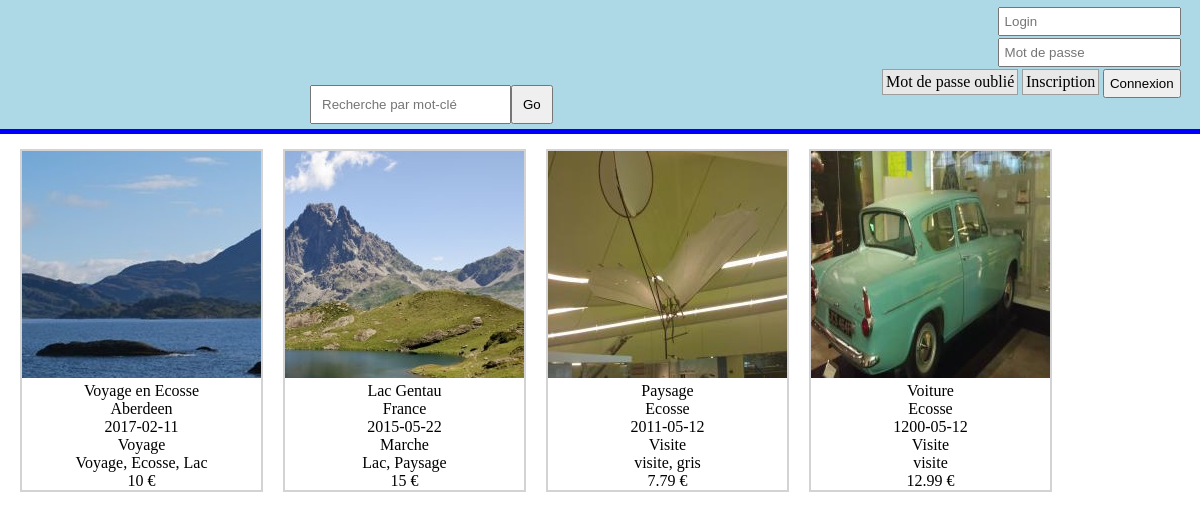
The page / on the database its author committed.
### tables this page shows
CREATE TABLE IF NOT EXISTS `image` (
  `id` int(11) NOT NULL AUTO_INCREMENT,
  `nom` varchar(50) NOT NULL,
  `lieu` varchar(50) NOT NULL,
  `date` date NOT NULL,
  `evenement` varchar(50) NOT NULL,
  `mot_cle` varchar(100) NOT NULL,
  `url` varchar(256) NOT NULL,
  `url_min` varchar(256) NOT NULL,
  `url_copyright` varchar(256) NOT NULL,
  `lien_page` varchar(256) NOT NULL,
  `prix` float NOT NULL,
  PRIMARY KEY (`id`)
);

### connexionbd.php (called while the page is built, shortened)
<?php
	require_once('BDD.php');
	$BDD = new BDD("root","site_php","","localhost");
?>

### BDD.php (called while the page is built, shortened)
<?php
require_once("image.php");
class BDD{
	private $user;
	private $password;
	private $host;
	private $bd_name;
	private $pdo;
	public function setUser($_user){
		$this->user = $_user;
	}
	public function setPassword($_password){
		$this->password = $_password;
	}
	public function setHost($_host){
		$this->host = $_host;
	}
	public function setBd_name($_bd_name){
		$this->bd_name = $_bd_name;
	}
	public function connexion(){
		try{
			$dsn = 'mysql:host='.$this->host.';port=3306;dbname='.$this->bd_name.'';
			$this->pdo = new PDO($dsn, $this->user, $this->password);
		}
		catch (Exception $e){
			die('Erreur : ' . $e->getMessage());
		}
	}
	public function select($_attribut,$_table,$_condition){
		$requete = "SELECT $_attribut FROM $_table";
		$res = $this->pdo->query($requete);
		return $res;
	}
}
?>

### index.php (the view, shortened to what this page needs)
<?php
require_once('form.php');
require_once('connexionbd.php');
?>
<!DOCTYPE html>
<html>
<head>
	<link rel="stylesheet" type="text/css" href="style.css">
	</head>
	<body>
		<div id="bandeau">
			<?php
				if(isset($_SESSION['id'],$_SESSION['mdp'],$_SESSION['mail'],$_SESSION['admin'])){
					echo "<a id='changer_Mdp' href='changer_mdp.php'>Changer de mot de passe</a>";
					echo "<a id='lienPanier' href='panier.php'>Panier</a>";
					if(isset($_SESSION['admin']) && $_SESSION['admin'] == 0){
						echo "<a id='pageUtilisateur' href='pageUtilisateur.php'>Mon espace</a>";
					}
					$form_deconnexion = new form("deconnexion","deconnexion.php","post","");
					$form_deconnexion->setsubmit("validerdeconnexion","Déconnexion");
					$form_deconnexion->getform();
				}
				else{
					$form_connexion = new form("connexion","form_connexion.php","post","");
					$form_connexion->setinput("text","id","Login",1);
					$form_connexion->setinput("password","mdp","Mot de passe",1);
					$form_connexion->setsubmit("validerconnexion","Connexion");
					$form_connexion->getform();
					echo "<a id='inscription' href='inscription.php'>Inscription</a>";
					echo "<a id='oubli_Mdp' href='oubli_Mdp.php'>Mot de passe oublié</a>";
				}
				echo "<div id='form_recherche'>";
				echo "</div>";
			?>
		</div>
		<div id="contenu">
			<?php
			if(isset($_SESSION['motcle'])){
				$resultat = $BDD->select("*","image","mot_cle like '%".$_SESSION['motcle']."%'");
				if($resultat == null){
					echo "<div id='pasImage'>";
					echo "Aucune image ne correspond avec ce mot clé";
					echo "</div>";
				}
				else{
					foreach ($resultat as $row) {
						$image = new Image($row[1],$row[2],$row[3],$row[4],$row[5],$row[6],$row[7],$row[8],$row[9],$row[10]);
						$afficheM = $image->afficheMiniature();
						echo $afficheM;
					}
					unset($_SESSION['motcle']);
				}
			}
			else{
				$resultat = $BDD->select("*","image","");
				foreach ($resultat as $row) {
					$image = new Image($row[1],$row[2],$row[3],$row[4],$row[5],$row[6],$row[7],$row[8],$row[9],$row[10]);
					$afficheM = $image->afficheMiniature();
					echo $afficheM;
				}
			}
			?>
		</div>
	</body>
	</html>

### form.php (shortened to what this page needs)
<?php
	class form{
		private $form;
		public function __construct($_name,$_action,$_method,$_enctype){
			$this->form = "<form name='".$_name."' action='".$_action."' method='".$_method."'";
			if($_enctype == ""){
				$this->form .=">";
			}
			else{
				$this->form .= " enctype='".$_enctype."'>";
			}
		}
		public function setinput($_type,$_name,$_placeholder,$_required){
			$this->form .= "<input type='".$_type."'";
			if($_name != ""){
				$this->form .= " name='".$_name."'";
			}
			if($_placeholder != ""){
				$this->form .= " placeholder='".$_placeholder."'";
			}
			if($_required){
				$this->form .= " required";
			}
			$this->form .= ">";
		}
		public function setsubmit($_name,$_value){
			$this->form .= "<input type='submit' name='".$_name."' value='".$_value."'>";
		}
		public function getform(){
			$this->form .= "</form>";
			echo $this->form;
		}
	}
?>

### image.php (shortened to what this page needs)
<?php
	require_once('connexionbd.php');
	class Image{
		private $nom;
		private $lieu;
		private $date;
		private $evenement;
		private $mot_cle;
		private $url_m;
		private $lien_page;
		private $prix;
		public function setNom($_nom){
			$this->nom = $_nom;
		}
		public function setLieu($_lieu){
			$this->lieu = $_lieu;
		}
		public function setDate($_date){
			$this->date = $_date;
		}
		public function setEvenement($_evenement){
			$this->evenement = $_evenement;
		}
		public function setMot_cle($_mot_cle){
			$this->mot_cle = $_mot_cle;
		}
		public function setUrlM($_url_m){
			$this->url_m = $_url_m;
		}
		public function setLienPage($_lien_page){
			$this->lien_page = $_lien_page;
		}
		public function setPrix($_prix){
			$this->prix = $_prix;
		}
		public function afficheMiniature(){
			$min = "<div class='image'>";
			$min .= "<div class='photo'>";
				$min .= "<a href='".$this->lien_page."'><img src='".$this->url_m."'></a>";
			$min .= "</div>";
			$min .= "<div class='nom'>";
				$min .= $this->nom;
			$min .= "</div>";
			$min .= "<div class='lieu'>";
				$min .= $this->lieu;
			$min .= "</div>";
			$min .= "<div class='date'>";
				$min .= $this->date;
			$min .= "</div>";
			$min .= "<div class='evenement'>";
				$min .= $this->evenement;
			$min .= "</div>";
			$min .= "<div class='mot_cle'>";
				$min .= $this->mot_cle;
			$min .= "</div>";
			$min .= "<div class='prix'>";
				$min .= $this->prix." €";
			$min .= "</div>";
			$min .= "</div>";
			return $min;
		}
	}
?>

### style.css (style rules this page uses)
div#bandeau { width:100%; height:100px; background-color: lightblue; padding: 5px 10px 5px; border-bottom: solid blue 5px; display: inline-table; }
div#contenu { width: 100%; height: 500px; padding: 5px 10px 5px; }
body { margin: 0; }
input[name='id'] { padding: 5px; margin-top: 2px; margin-right: 2.45%; width: 169px; float: right; }
input[name='mdp'] { padding: 5px; margin-left: 88%; margin-top: 0.2%; margin-right: 2.45%; width: 169px; float: right; }
input[name='validerconnexion'] { padding: 5px; margin-right: 2.45%; margin-top: 0.1%; float: right; }
div#form_recherche { width: 250px; float: left; margin-left: 25%; margin-top: 1.5%; position: relative; }
input[name='motcle'],input[name='validerrecherche'] { padding: 10px; }
a#inscription,a#oubli_Mdp { float: right; margin-right: 0.3%; margin-top: 0.15%; background-color: #E8E8E8; border: 1px solid #9E9E9E; padding: 3px; text-decoration: none; font-family: Calibri; color: black; }
div.image { width: 239px; border: solid 2px lightgray; font-family: Calibri; text-align: center; float: left; margin: 10px; }

### rows shown on the page
image: url_min (picture), afficheM "Voyage en Ecosse Aberdeen 2017-02-11 Voyage Voyage, Ecosse, Lac 10 €"
image: url_min (picture), afficheM "Lac Gentau France 2015-05-22 Marche Lac, Paysage 15 €"
image: url_min (picture), afficheM "Paysage Ecosse 2011-05-12 Visite visite, gris 7.79 €"
image: url_min (picture), afficheM "Voiture Ecosse 1200-05-12 Visite visite 12.99 €"
